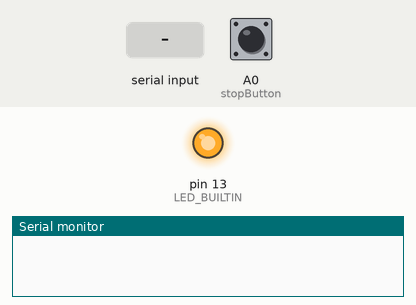
Bench run of a sketch on a simulated Arduino Mega 2560, built with avr-gcc and run on an emulated ATmega2560. Shown: output pins drawn as LEDs (lit = HIGH), the last lines printed to the serial monitor. The test bench sets the inputs (shaded band); at power-on: A0 (stopButton) HIGH.

Above: at 1.2 s.
1.3 s: A0 (stopButton) pulled LOW for 3.2 s
At 4.9 s:
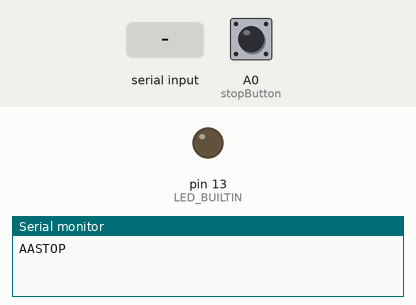
6.0 s: "M#" received over Serial
9.0 s: A0 (stopButton) pulsed LOW 5 times (0.12 s each, 0.3 s apart)
12.0 s: A0 (stopButton) pulsed LOW 2 times (0.12 s each, 0.3 s apart)
Timing chart, 0 to 16.0 s (numbered marks = the images above; inputs shaded):
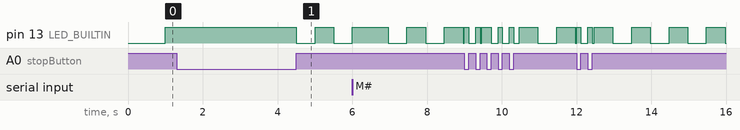

The sketch:

MEGA2560.ino
```cpp
// (licence header left out)
// Copyright (c) 2019 Nguyen Do Quoc Anh (Cemu0)

// Permission is hereby granted, free of charge, to any person obtaining a copy
// of this software and associated documentation files (the "Software"), to deal
// in the Software without restriction, including without limitation the rights
// to use, copy, modify, merge, publish, distribute, sublicense, and/or sell
// copies of the Software, and to permit persons to whom the Software is
// furnished to do so, subject to the following conditions:

// The above copyright notice and this permission notice shall be included in all
// copies or substantial portions of the Software.

// THE SOFTWARE IS PROVIDED "AS IS", WITHOUT WARRANTY OF ANY KIND, EXPRESS OR
// IMPLIED, INCLUDING BUT NOT LIMITED TO THE WARRANTIES OF MERCHANTABILITY,
// FITNESS FOR A PARTICULAR PURPOSE AND NONINFRINGEMENT. IN NO EVENT SHALL THE
// AUTHORS OR COPYRIGHT HOLDERS BE LIABLE FOR ANY CLAIM, DAMAGES OR OTHER
// LIABILITY, WHETHER IN AN ACTION OF CONTRACT, TORT OR OTHERWISE, ARISING FROM,
// OUT OF OR IN CONNECTION WITH THE SOFTWARE OR THE USE OR OTHER DEALINGS IN THE
// SOFTWARE.

const long speed = 9600;
const byte timeout = 200;
bool stoped,stage,rs1,rs2,rs3 = false;
int stopButton = A0;
unsigned long time = 0;
String data1,data2,data3;//data
void sendto(char a,String data) {
  switch (a) {
    case '1': Serial1.print(data);data1 = data; break;
    case '2': Serial2.print(data);data2 = data;break;
    case '3': Serial3.print(data);data3 = data;break;
  }
}
String readfrom(char a) {
  switch (a) {
    case '1': return(Serial1.readStringUntil('#'));
    break;
    case '2': return(Serial2.readStringUntil('#'));
    break;
    case '3': return(Serial3.readStringUntil('#'));
//    String re = "";
//    while(Serial3.available()){
//      char data = (char)Serial3.read();
//      if(data=='#')return(re);
//      re += String(data);
//    }
    break;
  }
}
void setup() {
  // put your setup code here, to run once:
pinMode(LED_BUILTIN, OUTPUT);
pinMode(stopButton,INPUT_PULLUP);
Serial.begin(115200); Serial.setTimeout(timeout * 2);
Serial1.begin(speed); Serial1.setTimeout(timeout);
Serial2.begin(speed); Serial2.setTimeout(timeout);
Serial3.begin(speed); Serial3.setTimeout(timeout);
}

void loop() {
  if(millis() - time > 500){
    digitalWrite(LED_BUILTIN,stage);
    stage = !stage;
    time = millis();
  }
  if(digitalRead(stopButton)==LOW){
    digitalWrite(LED_BUILTIN,HIGH);
    if(!stoped){
    for(char i='1';i<='3';i++)sendto(i,"BS#");
    Serial.print("AASTOP");
    }
    stoped = true;
  }else{
    if(stoped == true){digitalWrite(LED_BUILTIN,LOW);
    for(char i='1';i<='3';i++)sendto(i,"BE#");
    stoped = false;}
  }
}
void serialEvent(){ //input A0BG123#. or A1BG1#A1BG2#A3BG4#.
    digitalWrite(LED_BUILTIN,HIGH);
    String Indata0 = Serial.readStringUntil('.');
//    data = "";
    int BeginChar = Indata0.indexOf("A");
    if(Indata0.indexOf("M") != -1){ //sensor on A? ... A3 iknow that v; A3BM#
        int EndChar = Indata0.indexOf("#");
        char AW = Indata0[BeginChar+1];
        String o = Indata0.substring(BeginChar+2,EndChar+1);
        sendto(AW,o);
        delay(10);
        String s = (readfrom(AW).indexOf("Y") != -1)?"YES":"NO";
//        s = "FuckYou!"; // why this work ???
        delay(50);
//        for(int i=0;i<=3;i++){
        Serial.println(s);
//        }
        return; //one pertime ...
      };
    while(BeginChar != -1){
      int EndChar = Indata0.indexOf("#");
      char To = Indata0[BeginChar+1];
      if(To < '1' && To > '3')break;
      String Comand0 = Indata0.substring(BeginChar+2,EndChar+1);
      sendto(To,Comand0);
//      data += Comand0;
      Indata0 = Indata0.substring(EndChar+1,Indata0.length());
      BeginChar = Indata0.indexOf("A");
    }
    digitalWrite(LED_BUILTIN,HIGH);
}
/*
void serialEvent1(){
    checkwork(Serial1.readStringUntil('#'),'1');
}
void serialEvent2(){
    checkwork(Serial2.readStringUntil('#'),'2');
}
void serialEvent3(){
    checkwork(Serial3.readStringUntil('#'),'3');
}

void checkwork(String Indata, char n){
    int BeginChar = Indata.indexOf("B");
    String Comand = Indata.substring(BeginChar,Indata.length()) + "#";
    if(Comand[1] = "M"){
      Serial.print("A");
      Serial.print(n);
      Serial.print(Comand);
     return;
    }
    int check = data.indexOf(Comand);
    if(check != -1){
      data = data.substring(1,check+1)+data.substring(check+Comand.length(),data.length());
    }
    if(data=="")Serial.print("ok");
}
*/
```
